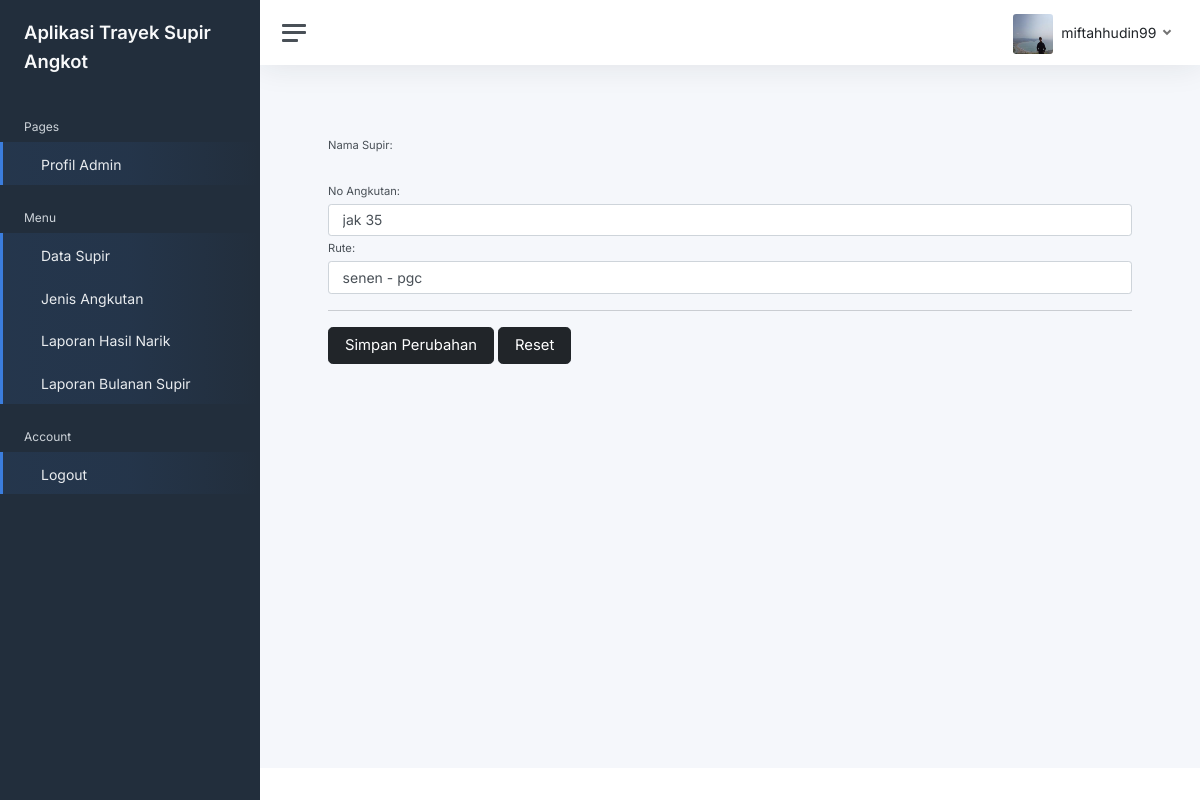
Page /editjenisangkutan/1/ (signed in) on the earlier database version.
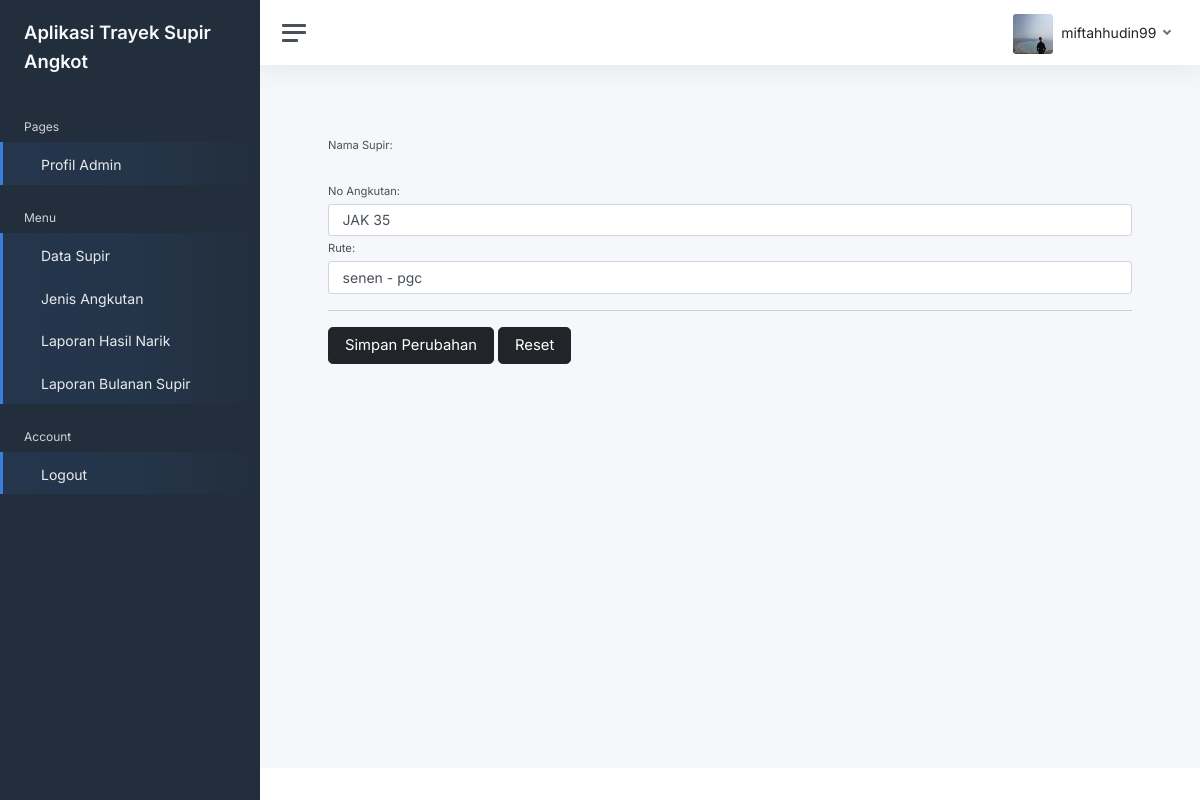
Same page on the later database version.
### administrator/models.py (models this page shows, shortened)
class Jenis_Angkutan(models.Model):
    no_angkutan = models.CharField(max_length=10)
    rute = models.CharField(max_length=200)

### administrator/views.py (the view)
@login_required
def edit_jenis_angkutan(request, id):
    angkutan = Jenis_Angkutan.objects.get(id=id)
    if request.method == 'POST':
        angkutan_form = InputAngkutan(request.POST, instance=angkutan)
        if angkutan_form.is_valid:
            angkutan_form.save()
            return redirect(to='jenisangkutan')
    else:
        angkutan_form = InputAngkutan(instance=angkutan)
    return render(request, 'form_angkutan.html', {'angkutan_form': angkutan_form})

### administrator/forms.py
class InputAngkutan(forms.ModelForm):
    no_angkutan = forms.CharField(max_length=100,
                                  required=True,
                                  widget=forms.TextInput(attrs={'placeholder': 'Masukan No Angkutan',
                                                         'class': 'form-control',
                                                                }))
    rute = forms.CharField(max_length=100,
                           required=True,
                           widget=forms.TextInput(attrs={'placeholder': 'Masukan Rute',
                                                         'class': 'form-control',
                                                         }))
    class Meta:
        model = Jenis_Angkutan
        fields = ['no_angkutan', 'rute']

### administrator/templates/form_angkutan.html (shortened to what this page needs)
{% extends "main_layout.html" %}
{% block content %}
<form method="post" enctype="multipart/form-data">
    <div class="form-row">
        <div class="card-body">
            <label class="small mb-1">Nama Supir:</label><br>
            {{ angkutan_form.nama_supir }}<br>
            <label class="small mb-1">No Angkutan:</label>
            {{ angkutan_form.no_angkutan }}
            <label class="small mb-1">Rute:</label>
            {{ angkutan_form.rute }}
            <hr>
            <button type="submit" class="btn btn-dark btn-lg">Simpan Perubahan</button>
            <button type="reset" class="btn btn-dark btn-lg">Reset</button>
        </div>
    </div>
</form>
{% endblock %}

Differences in the rows shown:
changed Jenis_Angkutan "senen - pgc": no_angkutan "jak 35" → "JAK 35"
